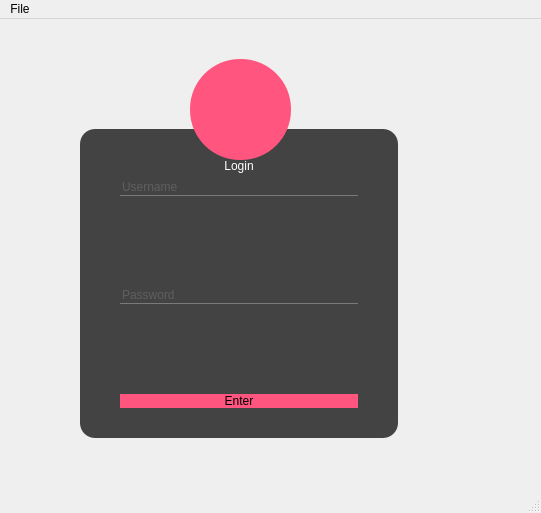
<?xml version="1.0" encoding="UTF-8"?>
<ui version="4.0">
 <class>MainWindow</class>
 <widget class="QMainWindow" name="MainWindow">
  <property name="geometry">
   <rect>
    <x>0</x>
    <y>0</y>
    <width>541</width>
    <height>513</height>
   </rect>
  </property>
  <property name="windowTitle">
   <string>MainWindow</string>
  </property>
  <property name="styleSheet">
   <string notr="true">#usrtb,#passtb
{
	font: 16pt &quot;Sarabun&quot;;
	background-color: rgb(67, 67, 67);
	color: rgb(122, 122, 122);
	border:none;
	border-bottom : 1px solid rgb(122, 122, 122);

}
#loginlb
{
	font: 57 16pt &quot;Sarabun Medium&quot;;
	color:rgb(255, 255, 255)
}

#frame
{
	background-color: rgb(67, 67, 67);
	border-radius:15px;
	box-shadow: 2px 2px 13px 6px rgba(0, 0, 0, 0.1);
}
#enterbut
{
	border-radius:15px;
	background-color: rgb(255, 85, 127);
	font: 81 16pt &quot;Sarabun ExtraBold&quot;;
	shadow: 2px 2px 13px 6px rgba(0, 0, 0, 0.1);
}
#enterbut:hover
{
	color:rgb(255, 255, 255);
	background-color: rgb(182, 0, 91);
}
#loginpic
{
	border-radius:50px;
	background-color: rgb(255, 85, 127);
}</string>
  </property>
  <widget class="QWidget" name="centralwidget">
   <widget class="QFrame" name="frame">
    <property name="geometry">
     <rect>
      <x>80</x>
      <y>110</y>
      <width>318</width>
      <height>309</height>
     </rect>
    </property>
    <property name="frameShape">
     <enum>QFrame::StyledPanel</enum>
    </property>
    <property name="frameShadow">
     <enum>QFrame::Raised</enum>
    </property>
    <widget class="QWidget" name="verticalLayoutWidget_2">
     <property name="geometry">
      <rect>
       <x>40</x>
       <y>30</y>
       <width>238</width>
       <height>249</height>
      </rect>
     </property>
     <layout class="QVBoxLayout" name="verticalLayout_2">
      <item>
       <widget class="QLabel" name="loginlb">
        <property name="text">
         <string>Login</string>
        </property>
        <property name="alignment">
         <set>Qt::AlignCenter</set>
        </property>
       </widget>
      </item>
      <item>
       <layout class="QVBoxLayout" name="verticalLayout">
        <item>
         <widget class="QLineEdit" name="usrtb">
          <property name="placeholderText">
           <string>Username</string>
          </property>
         </widget>
        </item>
        <item>
         <spacer name="verticalSpacer_3">
          <property name="orientation">
           <enum>Qt::Vertical</enum>
          </property>
          <property name="sizeHint" stdset="0">
           <size>
            <width>234</width>
            <height>13</height>
           </size>
          </property>
         </spacer>
        </item>
        <item>
         <widget class="QLineEdit" name="passtb">
          <property name="echoMode">
           <enum>QLineEdit::Password</enum>
          </property>
          <property name="placeholderText">
           <string>Password</string>
          </property>
         </widget>
        </item>
        <item>
         <spacer name="verticalSpacer_2">
          <property name="orientation">
           <enum>Qt::Vertical</enum>
          </property>
          <property name="sizeHint" stdset="0">
           <size>
            <width>20</width>
            <height>40</height>
           </size>
          </property>
         </spacer>
        </item>
       </layout>
      </item>
      <item>
       <widget class="QPushButton" name="enterbut">
        <property name="text">
         <string>Enter</string>
        </property>
       </widget>
      </item>
     </layout>
    </widget>
   </widget>
   <widget class="QLabel" name="loginpic">
    <property name="geometry">
     <rect>
      <x>190</x>
      <y>40</y>
      <width>101</width>
      <height>101</height>
     </rect>
    </property>
    <property name="text">
     <string/>
    </property>
    <property name="pixmap">
     <pixmap>C:/Users/tingt/Pictures/people.png</pixmap>
    </property>
    <property name="scaledContents">
     <bool>true</bool>
    </property>
    <property name="alignment">
     <set>Qt::AlignCenter</set>
    </property>
    <property name="margin">
     <number>15</number>
    </property>
   </widget>
  </widget>
  <widget class="QMenuBar" name="menubar">
   <property name="geometry">
    <rect>
     <x>0</x>
     <y>0</y>
     <width>541</width>
     <height>21</height>
    </rect>
   </property>
   <widget class="QMenu" name="menuFile">
    <property name="title">
     <string>File</string>
    </property>
    <addaction name="actionOpen"/>
    <addaction name="actionSave"/>
   </widget>
   <addaction name="menuFile"/>
  </widget>
  <widget class="QStatusBar" name="statusbar"/>
  <action name="actionOpen">
   <property name="text">
    <string>Open</string>
   </property>
  </action>
  <action name="actionSave">
   <property name="text">
    <string>Save</string>
   </property>
  </action>
 </widget>
 <resources/>
 <connections/>
</ui>
